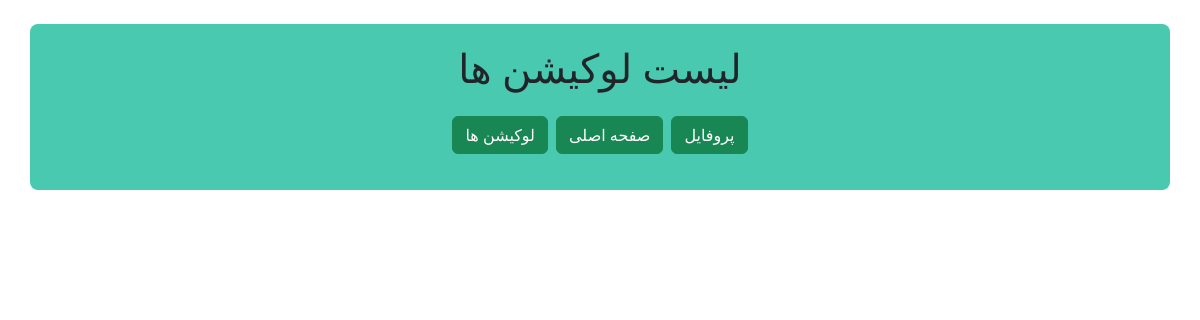
The app's page /ticketsales/location/list, older data.
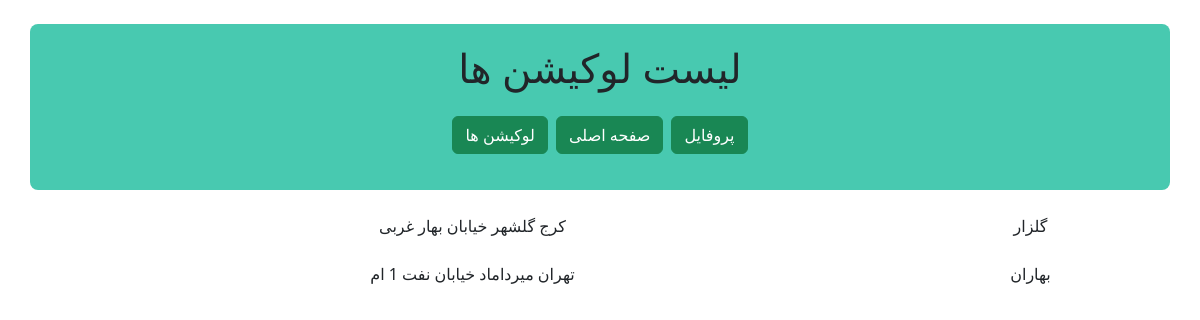
The same page, newer data.
### ticketsales/models.py (models this page shows, shortened)
class LocationModel(models.Model):
    class Meta:
        verbose_name = "لوکیشن"
        verbose_name_plural = "لوکیشن‌ها"
    Name = models.CharField(max_length=100, verbose_name="نام سالن/مکان")
    Address = models.CharField(max_length=250, verbose_name="آدرس")
    Phone = models.CharField(max_length=11, null=True, verbose_name="شماره تماس")
    Capacity = models.IntegerField(verbose_name="ظرفیت کل")

### ticketsales/views.py (the view)
# urls.py: path("ticketsales/location/list", location_list_view),
def location_list_view(request):
    locations = LocationModel.objects.all()
    context = {"location_list": locations}
    return render(request, "ticketsales/location_list.html", context)

### ticketsales/templates/ticketsales/location_list.html
{% extends "ticketsales/layout.html" %}
{% block titlepage %}
لیست لوکیشن ها
{% endblock %}
{% block main_content %}
{% if location_list %}
{% for location in location_list %}
<div class="row location mb-4 align-items-center">
    <div class="col-md-3">
        {{ location.Name }}
    </div>
    <div class="col-md-9">
        {{ location.Address }}
    </div>
</div>
{% endfor %}
{% endif %}
{% endblock %}

Row changes from the older to the newer data that the page shows:
added LocationModel: Name "گلزار", Address "کرج گلشهر خیابان بهار غربی"
added LocationModel: Name "بهاران", Address "تهران میرداماد خیابان نفت 1 ام"
